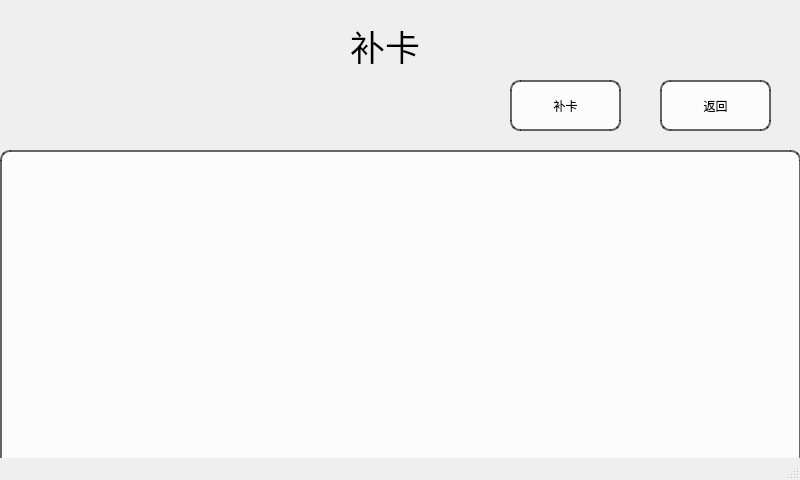
<?xml version="1.0" encoding="UTF-8"?>
<ui version="4.0">
 <class>card_replacement</class>
 <widget class="QMainWindow" name="card_replacement">
  <property name="geometry">
   <rect>
    <x>0</x>
    <y>0</y>
    <width>800</width>
    <height>480</height>
   </rect>
  </property>
  <property name="windowTitle">
   <string>MainWindow</string>
  </property>
  <widget class="QWidget" name="centralwidget">
   <widget class="QTableView" name="tableView">
    <property name="geometry">
     <rect>
      <x>0</x>
      <y>150</y>
      <width>801</width>
      <height>321</height>
     </rect>
    </property>
    <property name="styleSheet">
     <string notr="true">border: 2px solid rgba(0, 0, 0, 150); /* 黑色边框，150为不透明度 */
    background-color: rgba(255, 255, 255, 200); /* 白色背景，200为不透明度 */
    border-radius: 10px; /* 圆角边框 */</string>
    </property>
   </widget>
   <widget class="QLabel" name="label">
    <property name="geometry">
     <rect>
      <x>350</x>
      <y>20</y>
      <width>91</width>
      <height>51</height>
     </rect>
    </property>
    <property name="font">
     <font>
      <family>仿宋</family>
      <pointsize>26</pointsize>
     </font>
    </property>
    <property name="styleSheet">
     <string notr="true">border: 0px solid rgba(0, 0, 0, 150); /* 黑色边框，150为不透明度 */</string>
    </property>
    <property name="text">
     <string>补卡</string>
    </property>
   </widget>
   <widget class="QPushButton" name="pushButton">
    <property name="geometry">
     <rect>
      <x>510</x>
      <y>80</y>
      <width>111</width>
      <height>51</height>
     </rect>
    </property>
    <property name="styleSheet">
     <string notr="true">border: 2px solid rgba(0, 0, 0, 150); /* 黑色边框，150为不透明度 */
    background-color: rgba(255, 255, 255, 200); /* 白色背景，200为不透明度 */
    border-radius: 10px; /* 圆角边框 */</string>
    </property>
    <property name="text">
     <string>补卡</string>
    </property>
   </widget>
   <widget class="QPushButton" name="pushButton_2">
    <property name="geometry">
     <rect>
      <x>660</x>
      <y>80</y>
      <width>111</width>
      <height>51</height>
     </rect>
    </property>
    <property name="styleSheet">
     <string notr="true">border: 2px solid rgba(0, 0, 0, 150); /* 黑色边框，150为不透明度 */
    background-color: rgba(255, 255, 255, 200); /* 白色背景，200为不透明度 */
    border-radius: 10px; /* 圆角边框 */</string>
    </property>
    <property name="text">
     <string>返回</string>
    </property>
   </widget>
  </widget>
  <widget class="QStatusBar" name="statusbar"/>
 </widget>
 <resources/>
 <connections/>
</ui>
